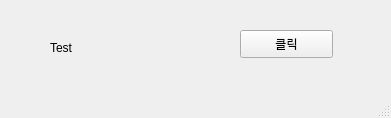
<?xml version="1.0" encoding="UTF-8"?>
<ui version="4.0">
 <class>MainWindow</class>
 <widget class="QMainWindow" name="MainWindow">
  <property name="geometry">
   <rect>
    <x>0</x>
    <y>0</y>
    <width>391</width>
    <height>118</height>
   </rect>
  </property>
  <property name="windowTitle">
   <string>MainWindow</string>
  </property>
  <widget class="QWidget" name="centralwidget">
   <widget class="QPushButton" name="pushButton">
    <property name="geometry">
     <rect>
      <x>240</x>
      <y>30</y>
      <width>93</width>
      <height>28</height>
     </rect>
    </property>
    <property name="text">
     <string>클릭</string>
    </property>
   </widget>
   <widget class="QLabel" name="label">
    <property name="geometry">
     <rect>
      <x>50</x>
      <y>40</y>
      <width>64</width>
      <height>15</height>
     </rect>
    </property>
    <property name="text">
     <string>Test</string>
    </property>
   </widget>
  </widget>
  <widget class="QMenuBar" name="menubar">
   <property name="geometry">
    <rect>
     <x>0</x>
     <y>0</y>
     <width>391</width>
     <height>26</height>
    </rect>
   </property>
  </widget>
  <widget class="QStatusBar" name="statusbar"/>
 </widget>
 <resources/>
 <connections/>
</ui>
